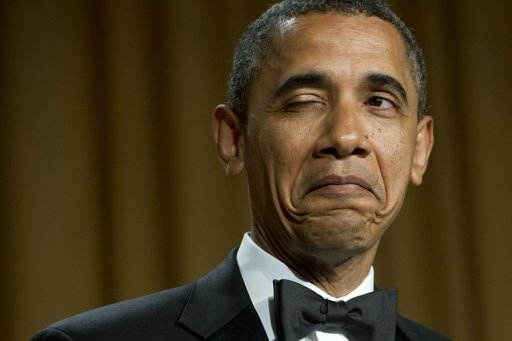
#> input picture obama1.jpg, 512 x 341 px
$ python getting_and_setting.py --image obama1.jpg
#> lines starting #> are read from the running program, lines starting #| are printed output that depends on the picture; after the words box and inside, x2 and y2 are one past the last pixel; in counts of white or black regions, pixels touching at a corner belong together
from __future__ import print_function
import argparse
import cv2

ap = argparse.ArgumentParser()
ap.add_argument("-i", "--image", required = True, help = "Path to the image")
args = vars(ap.parse_args())

image = cv2.imread(args["image"])
#> image is the input picture: shape (341, 512, 3); mean B, G, R 31.8, 59.1, 73.4
cv2.imshow("Original", image)

(b, g, r) = image[0, 0]
#> b = 0; g = 16; r = 28
print("Pixel at 0,0 - Red: {}, Green: {}, Blue: {}".format(r,g,b))
#| Pixel at 0,0 - Red: 28, Green: 16, Blue: 0

image[0, 0] = (0, 0, 255)
#> image: shape (341, 512, 3); under 0.01% of pixels changed, all inside (x1, y1, x2, y2) = (0, 0, 1, 1)

(b, g, r) = image[0, 0]
#> g = 0; r = 255
print("Pixel at (0,0) - Red: {}: Green: {}, Blue: {}". format(r,g,b))
#| Pixel at (0,0) - Red: 255: Green: 0, Blue: 0

corner = image[0:100, 0:100]
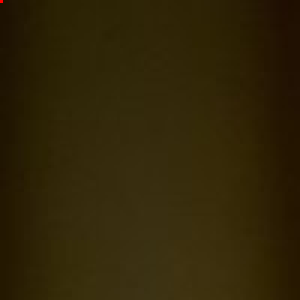
#> corner: shape (100, 100, 3) (shown 3 times larger); mean B, G, R 7.2, 36.2, 47.8
cv2.imshow("Corner", corner)

image[0:100, 0:100] = (0,255,0)
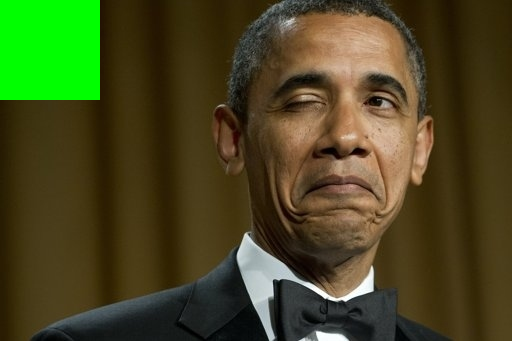
#> image: shape (341, 512, 3); mean B, G, R 31.4, 71.7, 70.7

cv2.imshow("Updated", image)
cv2.waitKey(0)
